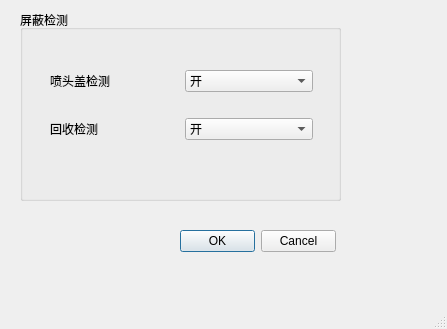
<?xml version="1.0" encoding="UTF-8"?>
<ui version="4.0">
 <class>shieldcheck</class>
 <widget class="QMainWindow" name="shieldcheck">
  <property name="geometry">
   <rect>
    <x>0</x>
    <y>0</y>
    <width>447</width>
    <height>329</height>
   </rect>
  </property>
  <property name="windowTitle">
   <string>MainWindow</string>
  </property>
  <widget class="QWidget" name="centralwidget">
   <widget class="QGroupBox" name="groupBox_5">
    <property name="geometry">
     <rect>
      <x>20</x>
      <y>10</y>
      <width>321</width>
      <height>191</height>
     </rect>
    </property>
    <property name="title">
     <string>屏蔽检测</string>
    </property>
    <widget class="QWidget" name="gridLayoutWidget_4">
     <property name="geometry">
      <rect>
       <x>30</x>
       <y>40</y>
       <width>263</width>
       <height>111</height>
      </rect>
     </property>
     <layout class="QGridLayout" name="gridLayout_4">
      <item row="0" column="0">
       <widget class="QLabel" name="label_36">
        <property name="text">
         <string>喷头盖检测              </string>
        </property>
       </widget>
      </item>
      <item row="1" column="0">
       <widget class="QLabel" name="label_37">
        <property name="text">
         <string>回收检测</string>
        </property>
       </widget>
      </item>
      <item row="0" column="1">
       <widget class="QComboBox" name="comboBox_8">
        <item>
         <property name="text">
          <string>开</string>
         </property>
        </item>
        <item>
         <property name="text">
          <string>关</string>
         </property>
        </item>
       </widget>
      </item>
      <item row="1" column="1">
       <widget class="QComboBox" name="comboBox_9">
        <item>
         <property name="text">
          <string>开</string>
         </property>
        </item>
        <item>
         <property name="text">
          <string>关</string>
         </property>
        </item>
       </widget>
      </item>
     </layout>
    </widget>
   </widget>
   <widget class="QDialogButtonBox" name="checkbutton">
    <property name="geometry">
     <rect>
      <x>180</x>
      <y>230</y>
      <width>156</width>
      <height>23</height>
     </rect>
    </property>
    <property name="standardButtons">
     <set>QDialogButtonBox::Cancel|QDialogButtonBox::Ok</set>
    </property>
   </widget>
  </widget>
  <widget class="QMenuBar" name="menubar">
   <property name="geometry">
    <rect>
     <x>0</x>
     <y>0</y>
     <width>447</width>
     <height>23</height>
    </rect>
   </property>
  </widget>
  <widget class="QStatusBar" name="statusbar"/>
 </widget>
 <resources/>
 <connections/>
</ui>
